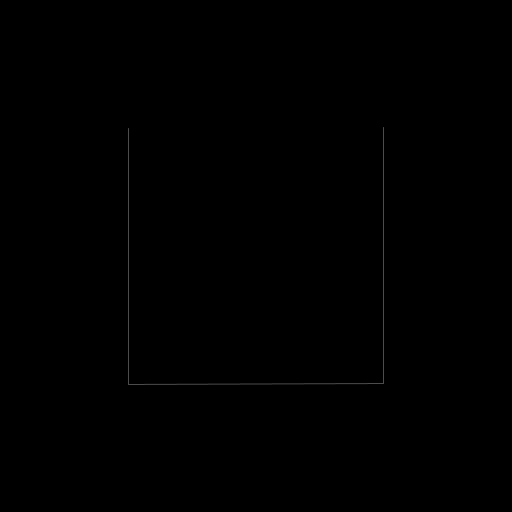
Frame 1 (no input)
Frame 60 (the mouse pressed at the canvas centre just before this capture): identical to frame 1, image omitted
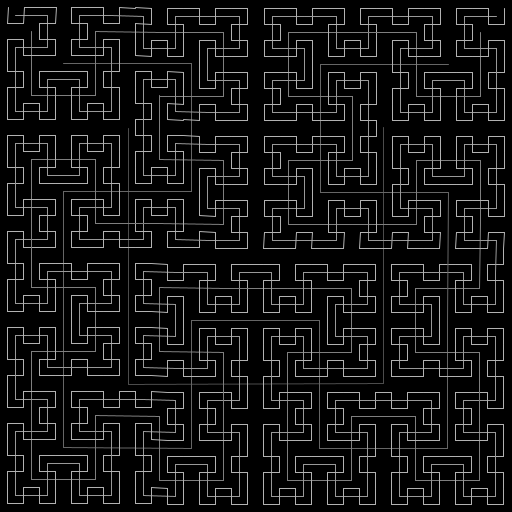
Frame 120 (the mouse held since frame 60 and released just before this capture)

The Processing sketch that drew these frames (run headless with seeded random() and noise(); from frame 60 on, the mouse is pressed at the canvas centre):

// Processing sketch: processing_2927
// ── processing_2927.pde

// Hilbert, by Charles Morrice
// recursively draws Hilbert peano curve
// move the mouse left and right to set the minimum scale of the recursion
// The Hilbert Curve is an example of a Peano curve: a one dimensional curve which eventually will cover 2-dimensional space.

float level;

void setup()
{
  size(512,512);
  background(0);
  colorMode(HSB, width);
}

void draw()
{
   if (pmouseX<width/8) {            // gets the minimum scale from the mouse position
       level=width/4; 
     } else if (pmouseX<2*width/8) {
       level=width/8; 
     } else if (pmouseX<3*width/8) {
       level=width/16; 
     } else if (pmouseX<4*width/8) {
       level=width/32; 
     } else if (pmouseX<5*width/8) {
       level=width/64; 
     } else if (pmouseX<6*width/8) {
       level=width/128; 
     } else if (pmouseX<7*width/8){
       level=width/256;
     } else if (pmouseX<width){
       level=width/512;
     }
   pushMatrix();
   translate(width/4,height/4);
   background(0);
   Left(width/2, level);                // Starts drawing with a left hand U shape
   popMatrix();                         // need this 'cos the various scales stop in different places
   }
void Left(float H, float end) {        // Left Hand U shape length H, recursively down to scale 'end'
  if (H > end)  {
    //first draw the initial LH-shape
    Grayer(H);//getting grayer
    Fwd(H);
    rotate(-PI/2);
    Fwd(H);
    rotate(-PI/2);
    Fwd(H);
    H=H/2;                            // The recursive bit, building the smaller curve from 4 recursive components
    if (H > end) {                    // Test for min scale
      Grayer(H);                      // set colour
      rotate(PI); translate(-2*H,0);  // set starting position for smaller scale
      translate(-H/2,-H/2);
      rotate(-PI/2);
      Right(H, end);
      rotate(-PI/2);
      FwdR(H, end);
      Left(H, end);
      rotate(+PI/2);
      FwdL(H, end);
      rotate(+PI/2);
      Left(H, end);
      FwdR(H, end);
      rotate(-PI/2);
      Right(H, end);
      translate(-H/2,-H/2);           //to join up again with one scale higher
      rotate(-PI/2);
    }
  }
}
void Right(float H, float end) {        // Right handed 'U' shape, recursively adding detail down to scale 'end'
  if (H > end){
    Grayer(H);//                        // first draw the initial 'U' shape.
    Fwd(H);
    rotate(+PI/2);
    Fwd(H);
    rotate(+PI/2);
    Fwd(H);
    H=H/2;                              // next scale down, build smaller scale shape recursively from components
    if (H > end) {                      // test for min scale
      Grayer(H);                        // set colour
      rotate(PI); translate(2*H,0);     // back to the beginning for the recursive bit
      translate(+H/2,-H/2);             // move to start position for smaller scale
      rotate(+PI/2);
      Left(H, end);
      rotate(+PI/2);
      FwdL(H, end);
      Right(H, end);
      rotate(-PI/2);
      FwdR(H, end);
      rotate(-PI/2);
      Right(H, end);
      FwdL(H, end);
      rotate(+PI/2);
      Left(H, end);
      translate(+H/2,-H/2);            //to join up again with one scale higher
      rotate(+PI/2);
    }
  }
}
void FwdR(float f, float end) {        //forward move with recursive link additions (to the Right) down to scale 'end'
  Grayer(f);
  line(0,0,0,f);
  f=f/2;                               // set next scale 
  if (f>end){                          // test for min scale
    Grayer(f);                         // set colour
    translate(-f/2, f/2);              // move to location to draw next scale down
    FwdR(f, end);
    translate(f/2, -3*f/2);            // back to where we started
  }
  translate(0,2*f);                    // move to start point for next step
}
void FwdL(float f, float end) {        //forward move on 'inside' of shape
  Grayer(f);
  line(0,0,0,f);
  f=f/2;
  if (f>end){
    Grayer(f);
    translate(f/2, f/2);                //location to draw next scale down
    FwdL(f, end);  
    translate(-f/2, -3*f/2);            // back to where we started
  }
  translate(0,2*f);
}
void Fwd(float f) {                    //forward move with no recursion
  Grayer(f);
  line(0,0,0,f);
  translate(0,f);
}
void Grayer(float G) {                 //sets colour for various scale levels
  colorMode(HSB, 100);
  stroke(110-(log(G)/log(2))*10, 100); // ensures a linear progression of the grayscale
}
